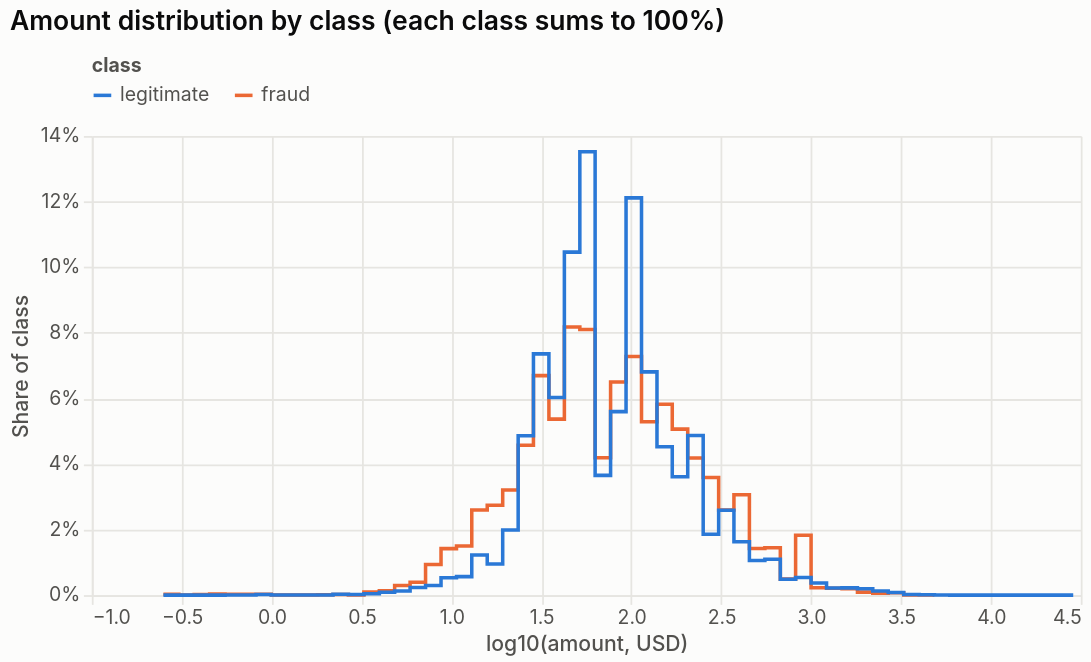

The code cell stored with this chart in its notebook:
### Markdown cell above
## 3. Amounts: fraud vs legitimate

### Code cell
amt = q("SELECT isFraud, TransactionAmt, amt_cents FROM features")
amt["class"] = np.where(amt.isFraud == 1, "fraud", "legitimate")
# aggregate before charting so the notebook embeds ~120 rows, not the raw data
edges = np.linspace(np.log10(0.25), np.log10(35000), 61)
amt["bin"] = pd.cut(np.log10(amt.TransactionAmt), edges, labels=edges[:-1].round(3))
hist = amt.groupby(["class", "bin"], observed=True).size().rename("n").reset_index()
hist["share"] = hist.n / hist.groupby("class").n.transform("sum")
hist["bin"] = hist.bin.astype(float)
alt.Chart(hist).mark_line(interpolate="step-after").encode(
    x=alt.X("bin:Q", title="log10(amount, USD)"), y=alt.Y("share:Q", title="Share of class", axis=alt.Axis(format="%")),
    color=alt.Color("class:N", scale=alt.Scale(domain=["legitimate", "fraud"], range=charts.SERIES[:2])),
    tooltip=["class", alt.Tooltip("bin:Q", format=".2f"), alt.Tooltip("share:Q", format=".2%")]
).properties(width=560, height=260, title="Amount distribution by class (each class sums to 100%)")

### Figure 1 — Vega-Lite specification as saved in the notebook (floating-point values rounded to 4 significant figures)
{"config": {"background": "#fcfcfb", "view": {"stroke": null}, "font": "Inter, Segoe UI, Helvetica, Arial, sans-serif", "title": {"color": "#0b0b0b", "fontSize": 15, "fontWeight": 600, "anchor": "start", "subtitleColor": "#52514e", "subtitleFontSize": 12, "offset": 12}, "axis": {"labelColor": "#52514e", "titleColor": "#52514e", "gridColor": "#e6e5e1", "domainColor": "#e6e5e1", "tickColor": "#e6e5e1", "labelFontSize": 11, "titleFontSize": 12, "titleFontWeight": 500}, "legend": {"labelColor": "#52514e", "titleColor": "#52514e", "labelFontSize": 11, "orient": "top", "symbolStrokeWidth": 2}, "header": {"labelColor": "#0b0b0b", "titleColor": "#52514e", "labelFontSize": 12}, "line": {"strokeWidth": 2}, "range": {"category": ["#2a78d6", "#eb6834", "#1baf7a", "#eda100", "#e87ba4", "#008300", "#6250d6", "#e34948"]}}, "data": {"name": "data-ed2bc451025e862c7f9e39d54144ff12"}, "mark": {"type": "line", "interpolate": "step-after"}, "encoding": {"color": {"field": "class", "scale": {"domain": ["legitimate", "fraud"], "range": ["#2a78d6", "#eb6834"]}, "type": "nominal"}, "tooltip": [{"field": "class", "type": "nominal"}, {"field": "bin", "format": ".2f", "type": "quantitative"}, {"field": "share", "format": ".2%", "type": "quantitative"}], "x": {"field": "bin", "title": "log10(amount, USD)", "type": "quantitative"}, "y": {"axis": {"format": "%"}, "field": "share", "title": "Share of class", "type": "quantitative"}}, "height": 260, "title": "Amount distribution by class (each class sums to 100%)", "width": 560, "$schema": "https://vega.github.io/schema/vega-lite/v6.4.1.json", "datasets": {"data-ed2bc451025e862c7f9e39d54144ff12": [{"class": "fraud", "bin": -0.602, "n": 5, "share": 0.000242}, {"class": "fraud", "bin": -0.516, "n": 1, "share": 4.84e-05}, {"class": "fraud", "bin": -0.431, "n": 4, "share": 0.0001936}, {"class": "fraud", "bin": -0.345, "n": 7, "share": 0.0003388}, {"class": "fraud", "bin": -0.259, "n": 5, "share": 0.000242}, {"class": "fraud", "bin": -0.002, "n": 1, "share": 4.84e-05}, {"class": "fraud", "bin": 0.084, "n": 1, "share": 4.84e-05}, {"class": "fraud", "bin": 0.17, "n": 1, "share": 4.84e-05}, {"class": "fraud", "bin": 0.256, "n": 2, "share": 9.679e-05}, {"class": "fraud", "bin": 0.341, "n": 4, "share": 0.0001936}, {"class": "fraud", "bin": 0.427, "n": 1, "share": 4.84e-05}, {"class": "fraud", "bin": 0.513, "n": 20, "share": 0.0009679}, {"class": "fraud", "bin": 0.599, "n": 28, "share": 0.001355}, {"class": "fraud", "bin": 0.684, "n": 61, "share": 0.002952}, {"class": "fraud", "bin": 0.77, "n": 81, "share": 0.00392}, {"class": "fraud", "bin": 0.856, "n": 193, "share": 0.00934}, {"class": "fraud", "bin": 0.942, "n": 293, "share": 0.01418}, {"class": "fraud", "bin": 1.028, "n": 309, "share": 0.01495}, {"class": "fraud", "bin": 1.113, "n": 537, "share": 0.02599}, {"class": "fraud", "bin": 1.199, "n": 566, "share": 0.02739}, {"class": "fraud", "bin": 1.285, "n": 662, "share": 0.03204}, {"class": "fraud", "bin": 1.371, "n": 945, "share": 0.04573}, {"class": "fraud", "bin": 1.456, "n": 1383, "share": 0.06693}, {"class": "fraud", "bin": 1.542, "n": 1109, "share": 0.05367}, {"class": "fraud", "bin": 1.628, "n": 1690, "share": 0.08179}, {"class": "fraud", "bin": 1.714, "n": 1674, "share": 0.08101}, {"class": "fraud", "bin": 1.799, "n": 866, "share": 0.04191}, {"class": "fraud", "bin": 1.885, "n": 1343, "share": 0.065}, {"class": "fraud", "bin": 1.971, "n": 1504, "share": 0.07279}, {"class": "fraud", "bin": 2.057, "n": 1093, "share": 0.0529}, {"class": "fraud", "bin": 2.143, "n": 1203, "share": 0.05822}, {"class": "fraud", "bin": 2.228, "n": 1046, "share": 0.05062}, {"class": "fraud", "bin": 2.314, "n": 864, "share": 0.04181}, {"class": "fraud", "bin": 2.4, "n": 741, "share": 0.03586}, {"class": "fraud", "bin": 2.486, "n": 537, "share": 0.02599}, {"class": "fraud", "bin": 2.571, "n": 633, "share": 0.03063}, {"class": "fraud", "bin": 2.657, "n": 294, "share": 0.01423}, {"class": "fraud", "bin": 2.743, "n": 298, "share": 0.01442}, {"class": "fraud", "bin": 2.829, "n": 101, "share": 0.004888}, {"class": "fraud", "bin": 2.914, "n": 378, "share": 0.01829}, {"class": "fraud", "bin": 3.0, "n": 47, "share": 0.002275}, {"class": "fraud", "bin": 3.086, "n": 43, "share": 0.002081}, {"class": "fraud", "bin": 3.172, "n": 40, "share": 0.001936}, {"class": "fraud", "bin": 3.258, "n": 19, "share": 0.0009195}, {"class": "fraud", "bin": 3.343, "n": 12, "share": 0.0005807}, {"class": "fraud", "bin": 3.429, "n": 15, "share": 0.0007259}, {"class": "fraud", "bin": 3.515, "n": 1, "share": 4.84e-05}, {"class": "fraud", "bin": 3.601, "n": 1, "share": 4.84e-05}, {"class": "fraud", "bin": 3.686, "n": 1, "share": 4.84e-05}, {"class": "legitimate", "bin": -0.602, "n": 2, "share": 3.51e-06}, {"class": "legitimate", "bin": -0.516, "n": 1, "share": 1.755e-06}, {"class": "legitimate", "bin": -0.345, "n": 3, "share": 5.264e-06}, {"class": "legitimate", "bin": -0.259, "n": 6, "share": 1.053e-05}, {"class": "legitimate", "bin": -0.173, "n": 6, "share": 1.053e-05}, {"class": "legitimate", "bin": -0.087, "n": 112, "share": 0.0001965}, {"class": "legitimate", "bin": -0.002, "n": 36, "share": 6.317e-05}, {"class": "legitimate", "bin": 0.084, "n": 20, "share": 3.51e-05}, {"class": "legitimate", "bin": 0.17, "n": 16, "share": 2.808e-05}, {"class": "legitimate", "bin": 0.256, "n": 23, "share": 4.036e-05}, {"class": "legitimate", "bin": 0.341, "n": 142, "share": 0.0002492}, {"class": "legitimate", "bin": 0.427, "n": 105, "share": 0.0001843}, {"class": "legitimate", "bin": 0.513, "n": 235, "share": 0.0004124}, {"class": "legitimate", "bin": 0.599, "n": 499, "share": 0.0008756}, {"class": "legitimate", "bin": 0.684, "n": 723, "share": 0.001269}, {"class": "legitimate", "bin": 0.77, "n": 1312, "share": 0.002302}, {"class": "legitimate", "bin": 0.856, "n": 1677, "share": 0.002943}, {"class": "legitimate", "bin": 0.942, "n": 3025, "share": 0.005308}, {"class": "legitimate", "bin": 1.028, "n": 3217, "share": 0.005645}, {"class": "legitimate", "bin": 1.113, "n": 6990, "share": 0.01227}, {"class": "legitimate", "bin": 1.199, "n": 5425, "share": 0.00952}, {"class": "legitimate", "bin": 1.285, "n": 11315, "share": 0.01986}, {"class": "legitimate", "bin": 1.371, "n": 27694, "share": 0.0486}, {"class": "legitimate", "bin": 1.456, "n": 41920, "share": 0.07356}, {"class": "legitimate", "bin": 1.542, "n": 34336, "share": 0.06025}, {"class": "legitimate", "bin": 1.628, "n": 59602, "share": 0.1046}, {"class": "legitimate", "bin": 1.714, "n": 77057, "share": 0.1352}, {"class": "legitimate", "bin": 1.799, "n": 20809, "share": 0.03651}, {"class": "legitimate", "bin": 1.885, "n": 31889, "share": 0.05596}, {"class": "legitimate", "bin": 1.971, "n": 69030, "share": 0.1211}, {"class": "legitimate", "bin": 2.057, "n": 38792, "share": 0.06807}, {"class": "legitimate", "bin": 2.143, "n": 25769, "share": 0.04522}, {"class": "legitimate", "bin": 2.228, "n": 20567, "share": 0.03609}, {"class": "legitimate", "bin": 2.314, "n": 27721, "share": 0.04864}, {"class": "legitimate", "bin": 2.4, "n": 10593, "share": 0.01859}, {"class": "legitimate", "bin": 2.486, "n": 14765, "share": 0.02591}, {"class": "legitimate", "bin": 2.571, "n": 9284, "share": 0.01629}, {"class": "legitimate", "bin": 2.657, "n": 6012, "share": 0.01055}, {"class": "legitimate", "bin": 2.743, "n": 6226, "share": 0.01093}, {"class": "legitimate", "bin": 2.829, "n": 2769, "share": 0.004859}, {"class": "legitimate", "bin": 2.914, "n": 3066, "share": 0.00538}, {"class": "legitimate", "bin": 3.0, "n": 2119, "share": 0.003718}, {"class": "legitimate", "bin": 3.086, "n": 1226, "share": 0.002151}, {"class": "legitimate", "bin": 3.172, "n": 1264, "share": 0.002218}, {"class": "legitimate", "bin": 3.258, "n": 1101, "share": 0.001932}, {"class": "legitimate", "bin": 3.343, "n": 726, "share": 0.001274}, {"class": "legitimate", "bin": 3.429, "n": 461, "share": 0.0008089}, {"class": "legitimate", "bin": 3.515, "n": 98, "share": 0.000172}, {"class": "legitimate", "bin": 3.601, "n": 71, "share": 0.0001246}, {"class": "legitimate", "bin": 3.686, "n": 16, "share": 2.808e-05}, {"class": "legitimate", "bin": 3.772, "n": 2, "share": 3.51e-06}, {"class": "legitimate", "bin": 4.458, "n": 2, "share": 3.51e-06}]}}
